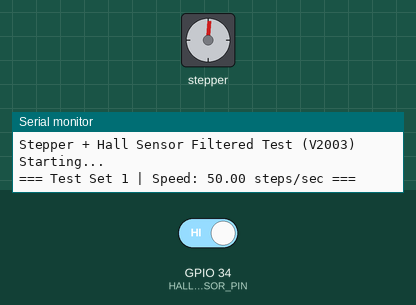
This sketch was run on a simulated ESP32. On the bench: stepper motor, the last lines printed to the serial monitor. The inputs (shaded band) are chosen by the test bench; at power-on: GPIO 34 (HALL_SENSOR_PIN) HIGH. Stepper angles assume 4096 steps per turn.

Above: at 2.2 s.
2.3 s: GPIO 34 (HALL_SENSOR_PIN) driven LOW
5.3 s: GPIO 34 (HALL_SENSOR_PIN) driven HIGH
At 6.12 s:
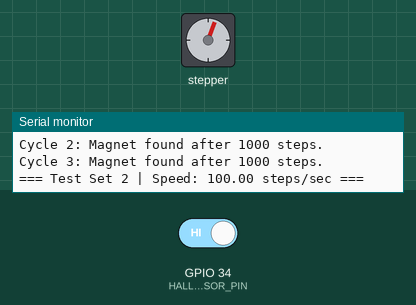
At 8.58 s:
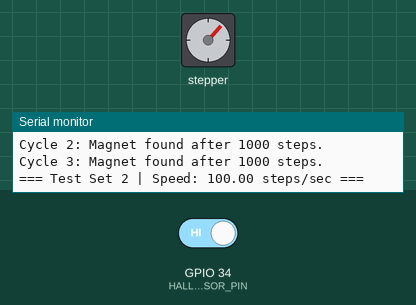
Timing chart, 0 to 26.0 s (numbered marks = the images above; inputs shaded):
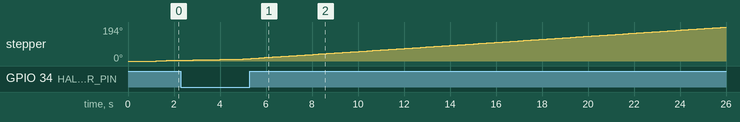

The sketch:

V2002.ino
```cpp
#include <AccelStepper.h>

// --- Pin definitions for 28BYJ-48 with ULN2003 ---
#define IN1 5
#define IN2 4
#define IN3 2
#define IN4 15
#define HALL_SENSOR_PIN 34  // A3144 sensor OUT -> GPIO34 (input only on ESP32)

// Create AccelStepper in HALF_STEP mode with 4 control pins
AccelStepper stepper(AccelStepper::HALF4WIRE, IN1, IN3, IN2, IN4);

// Detection configuration
const int requiredConsecutiveLowReads = 8;    // Filter strength: number of LOWs in a row to count as magnet
const int minStepsBetweenMagnets = 1000;       // Minimum steps between magnet detections

// Test speeds (in steps per second)
const int testSpeeds[] = {50, 100, 150, 200, 250};
const int numTestSpeeds = sizeof(testSpeeds) / sizeof(testSpeeds[0]);
const int cyclesPerSpeed = 3;

void setup() {
  Serial.begin(115200);
  pinMode(HALL_SENSOR_PIN, INPUT);

  // Stepper setup
  stepper.setMaxSpeed(500); // Max allowed (used by runSpeed)
  stepper.setAcceleration(100); // Not used by runSpeed
  stepper.setSpeed(100); // Default to safe speed initially

  Serial.println("Stepper + Hall Sensor Filtered Test (V2003) Starting...");
  delay(1000); // Give serial time to initialize
}

void loop() {
  for (int test = 0; test < numTestSpeeds; test++) {
    float speed = testSpeeds[test];
    stepper.setSpeed(speed);

    Serial.println();
    Serial.print("=== Test Set ");
    Serial.print(test + 1);
    Serial.print(" | Speed: ");
    Serial.print(speed, 2);
    Serial.println(" steps/sec ===");

    for (int cycle = 1; cycle <= cyclesPerSpeed; cycle++) {
      int stepsTaken = 0;
      int consecutiveLowReads = 0;
      bool magnetDetected = false;

      while (!magnetDetected) {
        stepper.runSpeed();
        stepsTaken++;

        int hallValue = digitalRead(HALL_SENSOR_PIN);
        if (hallValue == LOW) {
          consecutiveLowReads++;
        } else {
          consecutiveLowReads = 0;
        }

        if (consecutiveLowReads >= requiredConsecutiveLowReads && stepsTaken >= minStepsBetweenMagnets) {
          magnetDetected = true;
        }

        delayMicroseconds(500);  // Small delay for stability
      }

      Serial.print("Cycle ");
      Serial.print(cycle);
      Serial.print(": Magnet found after ");
      Serial.print(stepsTaken);
      Serial.println(" steps.");
      delay(500); // Pause before next cycle
    }
  }

  Serial.println("\nAll tests complete. Motor stopping.");
  while (true); // Halt
}
```
